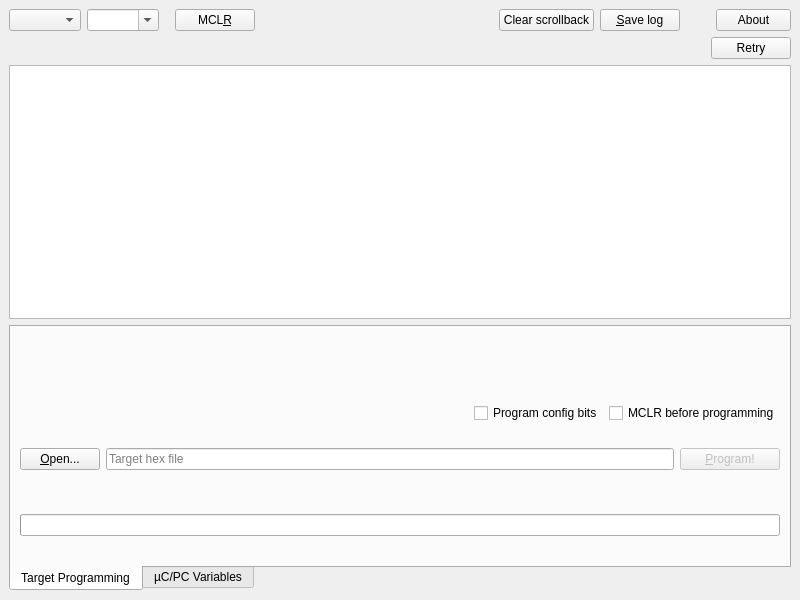
<?xml version="1.0" encoding="UTF-8"?>
<ui version="4.0">
 <class>MainWindow</class>
 <widget class="QMainWindow" name="MainWindow">
  <property name="geometry">
   <rect>
    <x>0</x>
    <y>0</y>
    <width>800</width>
    <height>600</height>
   </rect>
  </property>
  <property name="windowTitle">
   <string>BullyCPP</string>
  </property>
  <widget class="QWidget" name="centralwidget">
   <layout class="QVBoxLayout" name="verticalLayout">
    <item>
     <layout class="QHBoxLayout" name="horizontalLayout_3">
      <item>
       <widget class="QComboBox" name="serialPortComboBox">
        <property name="insertPolicy">
         <enum>QComboBox::InsertAlphabetically</enum>
        </property>
       </widget>
      </item>
      <item>
       <widget class="QComboBox" name="baudComboBox">
        <property name="sizePolicy">
         <sizepolicy hsizetype="Fixed" vsizetype="Fixed">
          <horstretch>0</horstretch>
          <verstretch>0</verstretch>
         </sizepolicy>
        </property>
        <property name="editable">
         <bool>true</bool>
        </property>
        <property name="insertPolicy">
         <enum>QComboBox::InsertAlphabetically</enum>
        </property>
       </widget>
      </item>
      <item>
       <spacer name="horizontalSpacer_4">
        <property name="orientation">
         <enum>Qt::Horizontal</enum>
        </property>
        <property name="sizeType">
         <enum>QSizePolicy::Maximum</enum>
        </property>
        <property name="sizeHint" stdset="0">
         <size>
          <width>10</width>
          <height>20</height>
         </size>
        </property>
       </spacer>
      </item>
      <item>
       <widget class="QPushButton" name="mclrButton">
        <property name="text">
         <string>MCL&amp;R</string>
        </property>
        <property name="shortcut">
         <string>Alt+R</string>
        </property>
        <property name="checkable">
         <bool>true</bool>
        </property>
       </widget>
      </item>
      <item>
       <spacer name="horizontalSpacer_2">
        <property name="orientation">
         <enum>Qt::Horizontal</enum>
        </property>
        <property name="sizeType">
         <enum>QSizePolicy::MinimumExpanding</enum>
        </property>
        <property name="sizeHint" stdset="0">
         <size>
          <width>30</width>
          <height>20</height>
         </size>
        </property>
       </spacer>
      </item>
      <item>
       <widget class="QPushButton" name="clearSerialButton">
        <property name="text">
         <string>Clear scrollback</string>
        </property>
       </widget>
      </item>
      <item>
       <widget class="QPushButton" name="saveSerialButton">
        <property name="text">
         <string>&amp;Save log</string>
        </property>
        <property name="shortcut">
         <string>Alt+S</string>
        </property>
       </widget>
      </item>
      <item>
       <spacer name="horizontalSpacer_3">
        <property name="orientation">
         <enum>Qt::Horizontal</enum>
        </property>
        <property name="sizeType">
         <enum>QSizePolicy::Maximum</enum>
        </property>
        <property name="sizeHint" stdset="0">
         <size>
          <width>30</width>
          <height>20</height>
         </size>
        </property>
       </spacer>
      </item>
      <item>
       <widget class="QPushButton" name="aboutButton">
        <property name="maximumSize">
         <size>
          <width>75</width>
          <height>16777215</height>
         </size>
        </property>
        <property name="text">
         <string>About</string>
        </property>
       </widget>
      </item>
     </layout>
    </item>
    <item>
     <widget class="QWidget" name="serialErrorWidget" native="true">
      <layout class="QHBoxLayout" name="horizontalLayout_4">
       <property name="spacing">
        <number>0</number>
       </property>
       <property name="leftMargin">
        <number>0</number>
       </property>
       <property name="topMargin">
        <number>0</number>
       </property>
       <property name="rightMargin">
        <number>0</number>
       </property>
       <property name="bottomMargin">
        <number>0</number>
       </property>
       <item>
        <widget class="QLabel" name="serialStatusLabel">
         <property name="font">
          <font>
           <weight>75</weight>
           <bold>true</bold>
          </font>
         </property>
        </widget>
       </item>
       <item>
        <widget class="QPushButton" name="retrySerialButton">
         <property name="sizePolicy">
          <sizepolicy hsizetype="Fixed" vsizetype="Fixed">
           <horstretch>0</horstretch>
           <verstretch>0</verstretch>
          </sizepolicy>
         </property>
         <property name="text">
          <string>Retry</string>
         </property>
        </widget>
       </item>
      </layout>
     </widget>
    </item>
    <item>
     <widget class="InterceptQPlainTextEdit" name="serialText">
      <property name="undoRedoEnabled">
       <bool>false</bool>
      </property>
      <property name="textInteractionFlags">
       <set>Qt::TextSelectableByKeyboard|Qt::TextSelectableByMouse</set>
      </property>
     </widget>
    </item>
    <item>
     <widget class="CollapsingQTabWidget" name="tabWidget">
      <property name="sizePolicy">
       <sizepolicy hsizetype="Expanding" vsizetype="Preferred">
        <horstretch>0</horstretch>
        <verstretch>0</verstretch>
       </sizepolicy>
      </property>
      <property name="tabPosition">
       <enum>QTabWidget::South</enum>
      </property>
      <property name="currentIndex">
       <number>0</number>
      </property>
      <widget class="QWidget" name="target_programming">
       <attribute name="title">
        <string>Target Programming</string>
       </attribute>
       <layout class="QVBoxLayout" name="verticalLayout_3">
        <item>
         <widget class="QLabel" name="programmingErrorLabel">
          <property name="font">
           <font>
            <weight>75</weight>
            <bold>true</bold>
           </font>
          </property>
          <property name="alignment">
           <set>Qt::AlignCenter</set>
          </property>
         </widget>
        </item>
        <item>
         <layout class="QHBoxLayout" name="optionsLayout">
          <item>
           <widget class="QLabel" name="deviceInfoLabel">
            <property name="text">
             <string/>
            </property>
           </widget>
          </item>
          <item>
           <spacer name="horizontalSpacer">
            <property name="orientation">
             <enum>Qt::Horizontal</enum>
            </property>
            <property name="sizeHint" stdset="0">
             <size>
              <width>40</width>
              <height>20</height>
             </size>
            </property>
           </spacer>
          </item>
          <item alignment="Qt::AlignRight">
           <widget class="QCheckBox" name="configBitCheckBox">
            <property name="text">
             <string>Program config bits</string>
            </property>
           </widget>
          </item>
          <item alignment="Qt::AlignRight">
           <widget class="QCheckBox" name="mclrCheckBox">
            <property name="text">
             <string>MCLR before programming</string>
            </property>
           </widget>
          </item>
         </layout>
        </item>
        <item>
         <widget class="QWidget" name="programmingWidget" native="true">
          <property name="sizePolicy">
           <sizepolicy hsizetype="Preferred" vsizetype="Minimum">
            <horstretch>0</horstretch>
            <verstretch>0</verstretch>
           </sizepolicy>
          </property>
          <property name="minimumSize">
           <size>
            <width>0</width>
            <height>30</height>
           </size>
          </property>
          <layout class="QHBoxLayout" name="horizontalLayout_2">
           <property name="leftMargin">
            <number>0</number>
           </property>
           <property name="topMargin">
            <number>0</number>
           </property>
           <property name="rightMargin">
            <number>0</number>
           </property>
           <property name="bottomMargin">
            <number>0</number>
           </property>
           <item>
            <widget class="QPushButton" name="chooseHexFileButton">
             <property name="text">
              <string>&amp;Open...</string>
             </property>
             <property name="shortcut">
              <string>Alt+O</string>
             </property>
            </widget>
           </item>
           <item>
            <widget class="QLineEdit" name="hexFileNameEdit">
             <property name="placeholderText">
              <string>Target hex file</string>
             </property>
            </widget>
           </item>
           <item>
            <widget class="QPushButton" name="programButton">
             <property name="enabled">
              <bool>false</bool>
             </property>
             <property name="minimumSize">
              <size>
               <width>100</width>
               <height>0</height>
              </size>
             </property>
             <property name="text">
              <string>&amp;Program!</string>
             </property>
             <property name="shortcut">
              <string>Alt+P</string>
             </property>
            </widget>
           </item>
          </layout>
         </widget>
        </item>
        <item>
         <widget class="QWidget" name="progressWidget" native="true">
          <property name="sizePolicy">
           <sizepolicy hsizetype="Preferred" vsizetype="Minimum">
            <horstretch>0</horstretch>
            <verstretch>0</verstretch>
           </sizepolicy>
          </property>
          <property name="minimumSize">
           <size>
            <width>0</width>
            <height>30</height>
           </size>
          </property>
          <layout class="QHBoxLayout" name="horizontalLayout">
           <property name="leftMargin">
            <number>0</number>
           </property>
           <property name="topMargin">
            <number>0</number>
           </property>
           <property name="rightMargin">
            <number>0</number>
           </property>
           <property name="bottomMargin">
            <number>0</number>
           </property>
           <item>
            <widget class="QProgressBar" name="programmingProgressBar">
             <property name="alignment">
              <set>Qt::AlignCenter</set>
             </property>
            </widget>
           </item>
          </layout>
         </widget>
        </item>
       </layout>
      </widget>
      <widget class="QWidget" name="dataxfer_vars">
       <attribute name="title">
        <string>µC/PC Variables</string>
       </attribute>
       <layout class="QVBoxLayout" name="verticalLayout_2">
        <item>
         <layout class="QHBoxLayout" name="dataXferLayout">
          <item>
           <spacer name="horizontalSpacer_5">
            <property name="orientation">
             <enum>Qt::Horizontal</enum>
            </property>
            <property name="sizeHint" stdset="0">
             <size>
              <width>40</width>
              <height>20</height>
             </size>
            </property>
           </spacer>
          </item>
          <item>
           <widget class="QCheckBox" name="useDataXferCheckBox">
            <property name="text">
             <string>Use µC/PC variables</string>
            </property>
           </widget>
          </item>
          <item>
           <spacer name="horizontalSpacer_6">
            <property name="orientation">
             <enum>Qt::Horizontal</enum>
            </property>
            <property name="sizeHint" stdset="0">
             <size>
              <width>40</width>
              <height>20</height>
             </size>
            </property>
           </spacer>
          </item>
         </layout>
        </item>
        <item>
         <widget class="QTableWidget" name="dataXferTable">
          <property name="showGrid">
           <bool>false</bool>
          </property>
          <attribute name="horizontalHeaderStretchLastSection">
           <bool>true</bool>
          </attribute>
          <attribute name="verticalHeaderVisible">
           <bool>false</bool>
          </attribute>
          <column>
           <property name="text">
            <string>Name</string>
           </property>
          </column>
          <column>
           <property name="text">
            <string>Mutable</string>
           </property>
          </column>
          <column>
           <property name="text">
            <string>Value</string>
           </property>
          </column>
          <column>
           <property name="text">
            <string>Description</string>
           </property>
          </column>
         </widget>
        </item>
       </layout>
      </widget>
     </widget>
    </item>
   </layout>
  </widget>
 </widget>
 <customwidgets>
  <customwidget>
   <class>InterceptQPlainTextEdit</class>
   <extends>QPlainTextEdit</extends>
   <header>widgets/InterceptQPlainTextEdit.h</header>
  </customwidget>
  <customwidget>
   <class>CollapsingQTabWidget</class>
   <extends>QTabWidget</extends>
   <header>widgets/CollapsingQTabWidget.h</header>
   <container>1</container>
  </customwidget>
 </customwidgets>
 <resources/>
 <connections/>
</ui>
